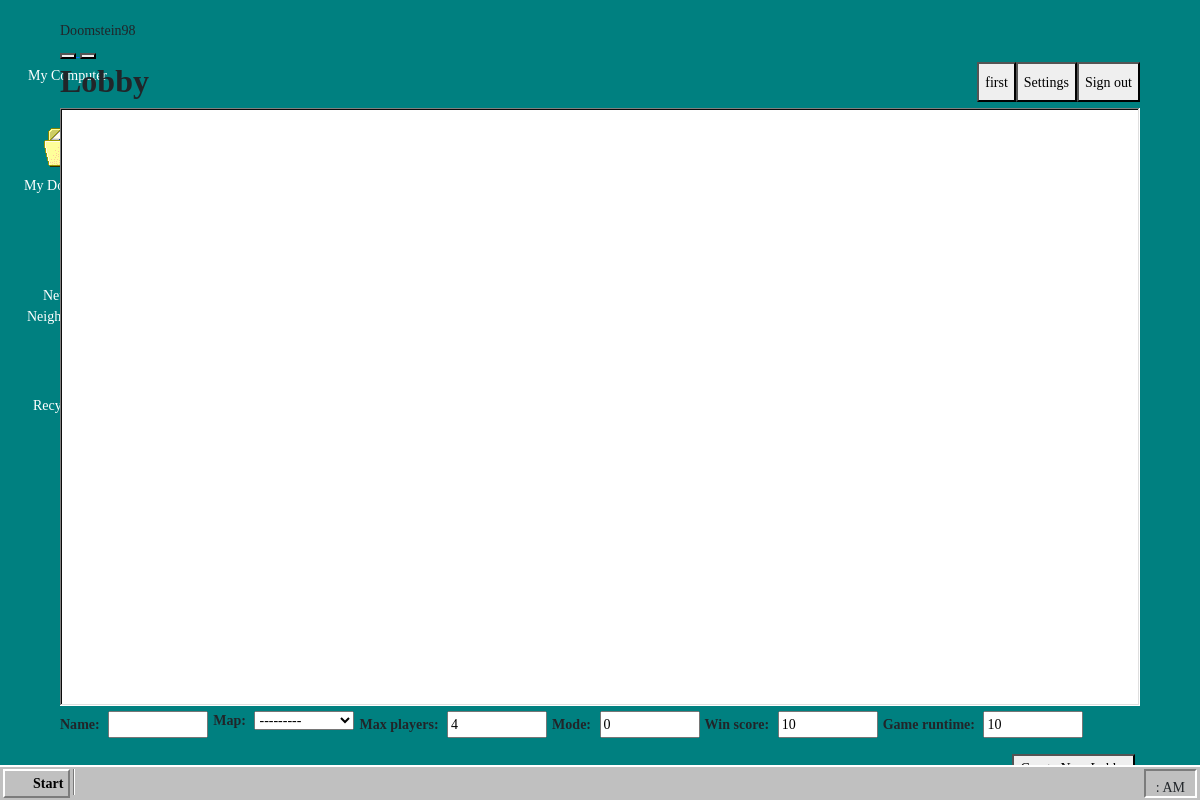
/menu/ (signed in), run on an earlier commit of the app's database.
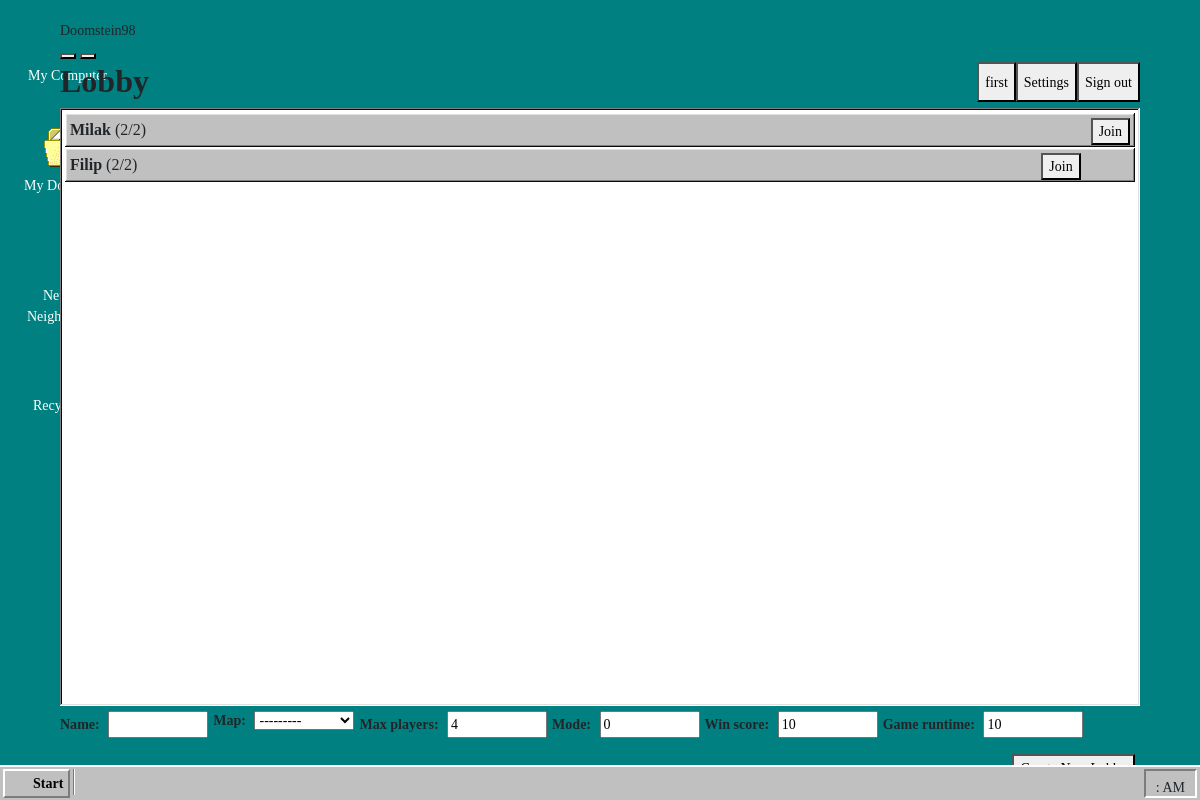
And on a later commit of the database.
### Login/models.py (models this page shows, shortened)
class User(AbstractBaseUser, PermissionsMixin):
    email = models.EmailField(_('email'), max_length=100, unique=True)
    user_name = models.CharField(max_length=100, unique=True)
    creation_date = models.DateTimeField(default=timezone.now)
    is_staff = models.BooleanField(default=False)
    is_active = models.BooleanField(default=False)
    objects = AccountManager()
    USERNAME_FIELD = 'email'
    REQUIRED_FIELDS = ['user_name']

### lobby/models.py (models this page shows, shortened)
class Lobby(models.Model):
    name            = models.SlugField                  (   max_length=50,
                                                            unique=True,
                                                            error_messages={"invalid":"No Spaces allowed"})
    map             = models.ForeignKey                 (Map, on_delete=models.CASCADE)
    mode            = models.PositiveSmallIntegerField  (default=0, validators=[validator.MaxValueValidator(1,"Since there are only two gamemodes")])
    max_players     = models.PositiveSmallIntegerField  (default=4, validators=[validator.MinValueValidator(2,"To play reasonably, you should play at least with two player"), validator.MaxValueValidator(MAX_PLAYERS, "The Server can not handle more players")])
    current_players = models.ManyToManyField            (User)
    game_runtime    = models.PositiveSmallIntegerField  (default=10,validators=[validator.MinValueValidator(2), validator.MaxValueValidator(60)])
    win_score       = models.PositiveSmallIntegerField  (default=10,validators=[validator.MinValueValidator(1), validator.MaxValueValidator(100)])

### Mainmenu/views.py (the view)
# urls.py: path('menu/', views.menu, name="menu"),
@login_required(login_url='/accounts/login/')
def menu(request):
    lobbies = Lobby.objects.all()
    context = {'lobbies': lobbies}
    if request.method == "POST":
        form = LobbyForm(request.POST)
        if form.is_valid():
            user = form.save()
            messages.add_message(request, messages.SUCCESS,
                                 'Lobby created.')
            return redirect(reverse("menu"))
        else:
            context['lobby_form'] = form
            messages.add_message(request, messages.ERROR,
                                 'Lobby was not created.')
    else:
        form = LobbyForm(request)
        context['lobby_form'] = form
    return render(request, "menu.html",
                  {'form': LobbyForm, 'lobbies': Lobby.objects.all()})

### lobby/models.py (called while the page is built)
    def __str__(self) -> str:
        return self.name

### Mainmenu/templates/menu.html (shortened to what this page needs)
{% extends 'base.html' %}
{% block content %}
{% load static %}
<link rel="stylesheet" type="text/css" href="{% static 'menu/css/menu.css' %}">
    <h2 class="h2 lobby"><b>Lobby</b></h2>
    <a href="{% url 'logout' %}">
        <button class="button user">
        Sign out
        </button>
    </a>
    <a href="{% url 'settings' %}">
    <button class="button user">
        Settings
    </button>
    </a>
    <a href="{% url 'changepassword' %}">
    <button class="button user">
        {{ user.user_name }}
    </button>
    </a>
    <div class="div lobbybox">
        {% for lobby in lobbies %}
            <div class="div lobbyline">
                <p class="p lobbytext"><b>{{ lobby.name }}</b> ({{ lobby.current_players.count }}/{{ lobby.max_players }})</p>
                <a href="{% url 'game' lobby_name=lobby.name %}">
                    <button class="button lobby">
                        Join
                    </button>
                </a>
            </div>
        {% endfor %}
    </div>
    <form method="post">
        {% for field in form %}
            <div class="field-row-stacked register">
            {% if field.html_name == "name" %}
                <label class="label"><strong>{{ field.label_tag }}</strong></label>
            {% else %}
                <label><strong>{{ field.label_tag }}</strong></label>
            {% endif %}
            {{ field }}
            </div>
        {% endfor %}
        {% if messages %}
        {% for message in messages %}
                <span class="error">{{ message }}</span>
        {% endfor %}
        {% else %}
        <br>
        {% endif %}
        <section class="field-row">
            <button class="button createlobby">
            </button>
        </section>
    </form>
{% endblock %}

### Mainmenu/templates/base.html (shortened to what this page needs)
<HTML lang="en">
    <head>
        {% load static %}
        <link href="https://cdn.jsdelivr.net/npm/bootstrap@5.1.1/dist/css/bootstrap.min.css" rel="stylesheet">
        <link rel="stylesheet" href="https://unpkg.com/98.css" />
        {% load static %}
        <link rel="stylesheet" type="text/css" href="{% static 'base/css/win98.css' %}">
        {% load static %}
    </head>
    <body>
        <div id="desktop">
            <div class="desktop-icons">
              <div class="desktop-icon my-computer" title="My Computer">
                My Computer
              </div>
              <div class="desktop-icon my-documents" title="My Documents">
                My Documents
              </div>
               <div class="desktop-icon network" title="Network Neighborhood">
                Network Neighborhood
              </div>
              <div class="desktop-icon trash-empty" title="Recycle Bin">
                Recycle Bin
              </div>
            </div>
            <div>
              <div class="window">
                <div class="title-bar">
                  <div class="title-bar-text">Doomstein98</div>
                  <div class="title-bar-controls">
                    <a href="{% url 'impressum' %}">
                      <button aria-label="Help"></button>
                    </a>
                    <a href="{% url 'play' %}">
                      <button aria-label="Close"></button>
                    </a>
                  </div>
                </div>
                <div id="window" class="window-body">
                  {% block content %}
                  {% endblock %}
                </div>
              </div>
            </div>
            <div id="toolbar">
              <div class="toolbar-start-menu">
                <button class="start-button">
                  Start
                </button>
              </div>
              <div class="toolbar-separator"></div>
              <div class="toolbar-right">
                <div class="time">: AM</div>
              </div>
            </div>
          </div>
    </body>
</HTML>

### static/base/css/win98.css (style rules this page uses)
* { box-sizing: border-box; }
body { cursor: url('../assets/3dwarro.cur'), auto; font-family: "MS Sans Serif"; letter-spacing: 0.001em; font-size: 14px; font-smooth: none; }
strong { font-weight: bold; }
#desktop { background: teal; width: 100%; height: 100vh; overflow: hidden; }
#toolbar { background: #c0c0c0; height: 35px; width: 100%; position: fixed; bottom: 0; left: 0; border-top: 2px solid #fff; }
#toolbar .toolbar-start-menu { float: left; }
#toolbar .toolbar-start-menu .start-button { background: url('../assets/windows-0.png') no-repeat 2px center/24px; padding-left: 28px; padding-right: 5px; height: 29px; margin: 2px 3px; font-weight: bold; border: 2px solid #7c7c7c; border-top-color: #fff; border-left-color: #fff; }
#toolbar .toolbar-separator { width: 2px; height: 26px; margin-top: 2px; background: #797979; float: left; border-right: 1px solid #fff; }
#toolbar .toolbar-right { float: right; margin: 2px 3px; height: 29px; border: 2px solid #7c7c7c; border-bottom-color: #fff; border-right-color: #fff; }
#toolbar .toolbar-right .time { padding: 6px 10px; }
.desktop-icons .desktop-icon { width: 115px; height: 100px; color: #fff; text-align: center; background: no-repeat center top; padding-top: 55px; margin: 10px; }
.desktop-icons .desktop-icon.my-computer { background-image: url('../assets/computer_explorer-5.png'); }
.desktop-icons .desktop-icon.my-documents { background-image: url('../assets/directory_open_file_mydocs-4.png'); }
.desktop-icons .desktop-icon.network { background-image: url('../assets/network_cool_two_pcs-0.png'); }
.desktop-icons .desktop-icon.trash-empty { background-image: url('../assets/recycle_bin_empty-4.png'); }
.window { width: 90%; height: 90%; position: fixed; top: 2.5%; left: 5%; resize: both; }

### static/menu/css/menu.css (style rules this page uses)
button { width: fit-content; }
button.user { width: fit-content; float: right; height: 40px; }
button.lobby { margin-top: 5px; margin-bottom: 5px; margin-left: 5px; margin-right: 5px; float: right; width: fit-content; height: fit-content; }
h2.lobby { float: left; }
button.createlobby { margin-top: 1%; margin-bottom: 1%; margin-left: 5px; margin-right: 5px; float: right; width: fit-content; height: 4%; }
div.lobbybox { display: block; background: #ffffff; box-shadow: inset -1px -1px #ffffff, inset 1px 1px #808080, inset -2px -2px #dfdfdf, inset 2px 2px #0a0a0a; padding: 5px 5px; overflow-y: scroll; margin: 0; width: 100%; height: 83%; }
div.lobbyline { background: #c0c0c0; box-shadow: inset -1px -1px #0a0a0a, inset 1px 1px #ffffff, inset -2px -2px #808080, inset 2px 2px #dfdfdf; height: fit-content; margin-bottom: 1px; }
p.lobbytext { display: inline-block; margin-top: 5px; margin-bottom: 5px; margin-left: 5px; font-size: medium; }
.formfield { width: 100px; margin: 5px; }
.label { margin-top: 5px; }
.field-row-stacked.register { float: left; }

What changed in the data, as far as the page shows it:
added Lobby: name "Milak", current_players.count "2", max_players "2"
added Lobby: name "Filip", current_players.count "2", max_players "2"
